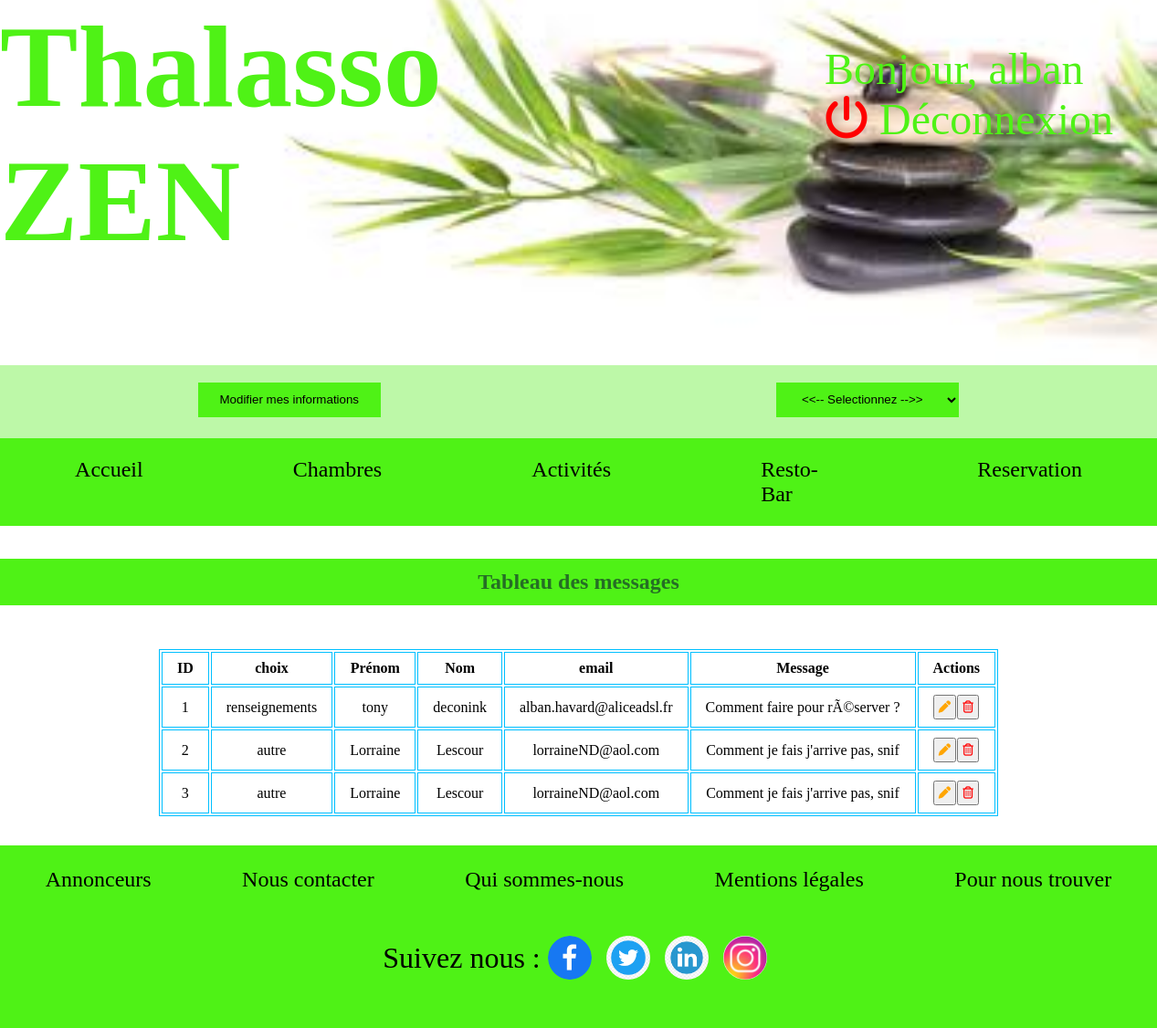
The page /data/dataMessage.php (signed in) on the database its author committed.
### tables this page shows
CREATE TABLE `contacts` (
  `id` int(11) NOT NULL,
  `choice` varchar(20) NOT NULL,
  `firstname` varchar(255) NOT NULL,
  `name` varchar(255) NOT NULL,
  `email` varchar(40) NOT NULL,
  `message` text NOT NULL
);

### data/dataMessage.php (the view, shortened to what this page needs)
<?php include('../header.php'); ?>
<section>
    <table class="container">
        <?php $sql = "SELECT * FROM contacts";
            $listMessage = $instance->query($sql)->fetchAll();
            ?>
            <h2>Tableau des messages</h2>
            <thead>
                <tr>
                    <th>ID</th>
                    <th>choix</th>
                    <th>Prénom</th>
                    <th>Nom</th>
                    <th>email</th>
                    <th>Message</th>
                    <th>Actions</th>
                </tr>
            </thead>
            <tbody>
                <?php for ($i=0; $i<count($listMessage); $i++) { ?>
                    <tr>
                        <td><?php echo $listMessage[$i]['id'];?></td>
                        <td><?php echo $listMessage[$i]['choice'];?></td>
                        <td><?php echo $listMessage[$i]['firstname'];?></td>
                        <td><?php echo $listMessage[$i]['name'];?></td>
                        <td><?php echo $listMessage[$i]['email'];?></td>
                        <td><?php echo $listMessage[$i]['message'];?></td>
                        <td class="action">
                            <form action="http://localhost/Thalasso-Zen/adminUpdate/updateMessage.php" method="post">
                                <button class="tableBtn" type="submit"><i class="fa-solid fa-pen"></i></button>
                            </form>
                            <form action="http://localhost/Thalasso-Zen/adminDelete/deleteMessage.php" method="post">
                                <button class="tableBtn" type="submit"><i class="fa-regular fa-trash-can"></i></button>
                            </form>
                        </td>
                    </tr>
            </tbody>
                <?php } ?>
        </table>
    </section>
    <?php include('../footer.php') ?>

### assets/css/style.css (style rules this page uses)
*, *::before, *::after { margin: 0; padding: 0; box-sizing: border-box; }
h2 { text-align: center; color: rgb(37, 110, 37); background: #4FF216; padding: 0.3em; }
@media screen and (min-width:576px) { h2 { margin-top: 1.5em; margin-bottom: 2em; padding: 0.5em; } }

### assets/css/table.css (style rules this page uses)
table { margin: 2em auto; border: solid 1px deepskyblue; }
th, td { padding: 0.5em 1em; border: solid 1px deepskyblue; text-align: center; }
.action { display: flex; }
.tableBtn { padding: 0.3em; }
.fa-pen { color: orange; }
.fa-trash-can { color: red; }

### display/contacts.php (style rules this page uses)
form { margin: 0 auto; width: 80%; }
@media screen and (min-width:576px) { form { width: 50%; } }

### rows shown on the page
contacts: id "1", choice "renseignements", firstname "tony", name "deconink", email "alban.havard@aliceadsl.fr", message "Comment faire pour rÃ©server ?"
contacts: id "2", choice "autre", firstname "Lorraine", name "Lescour", email "lorraineND@aol.com", message "Comment je fais j'arrive pas, snif"
contacts: id "3", choice "autre", firstname "Lorraine", name "Lescour", email "lorraineND@aol.com", message "Comment je fais j'arrive pas, snif"

### other values the page prints
$_SESSION ['user']['userName'] "alban"
